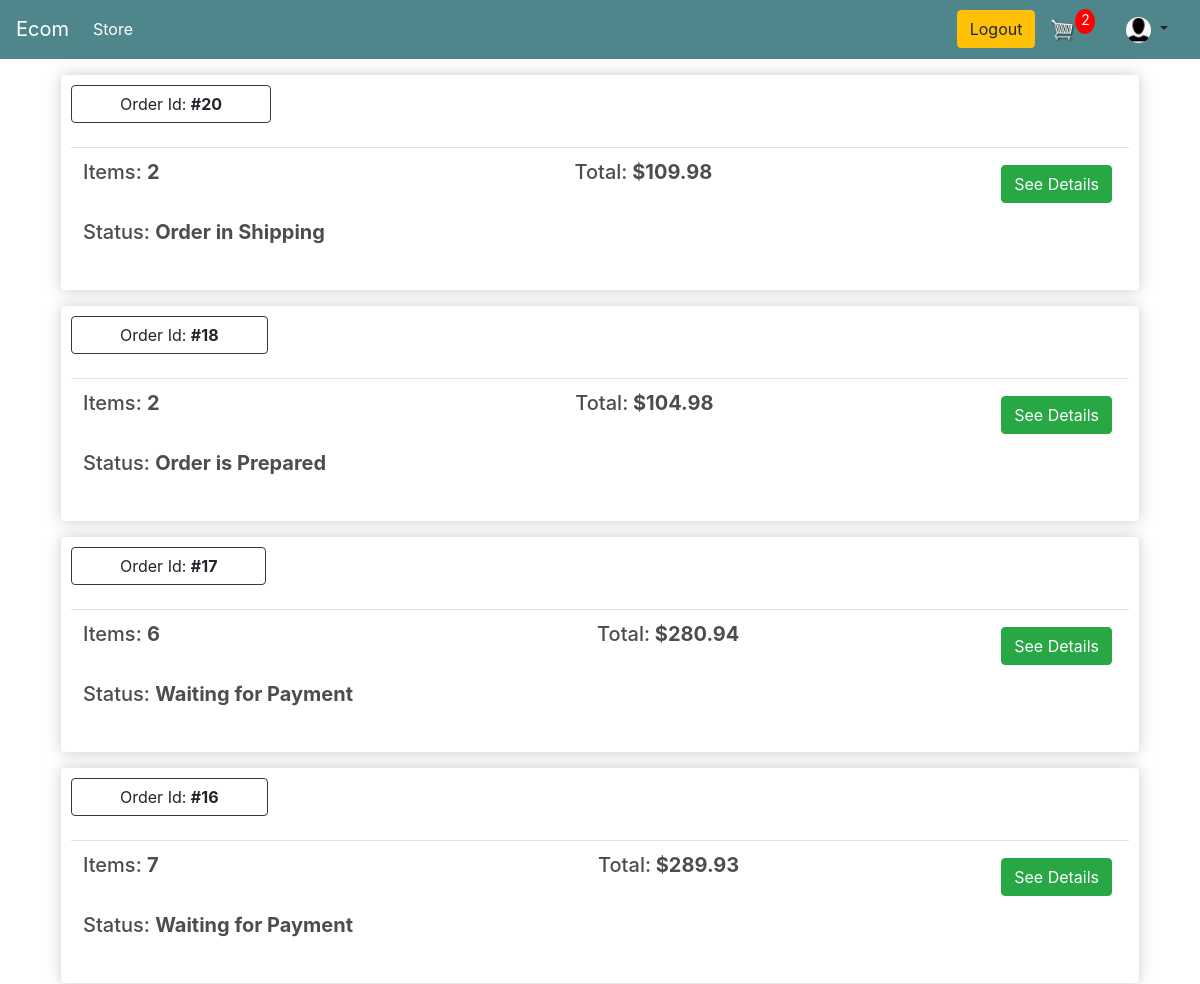
The app's page /order-list/ (signed in, upper part), older data.
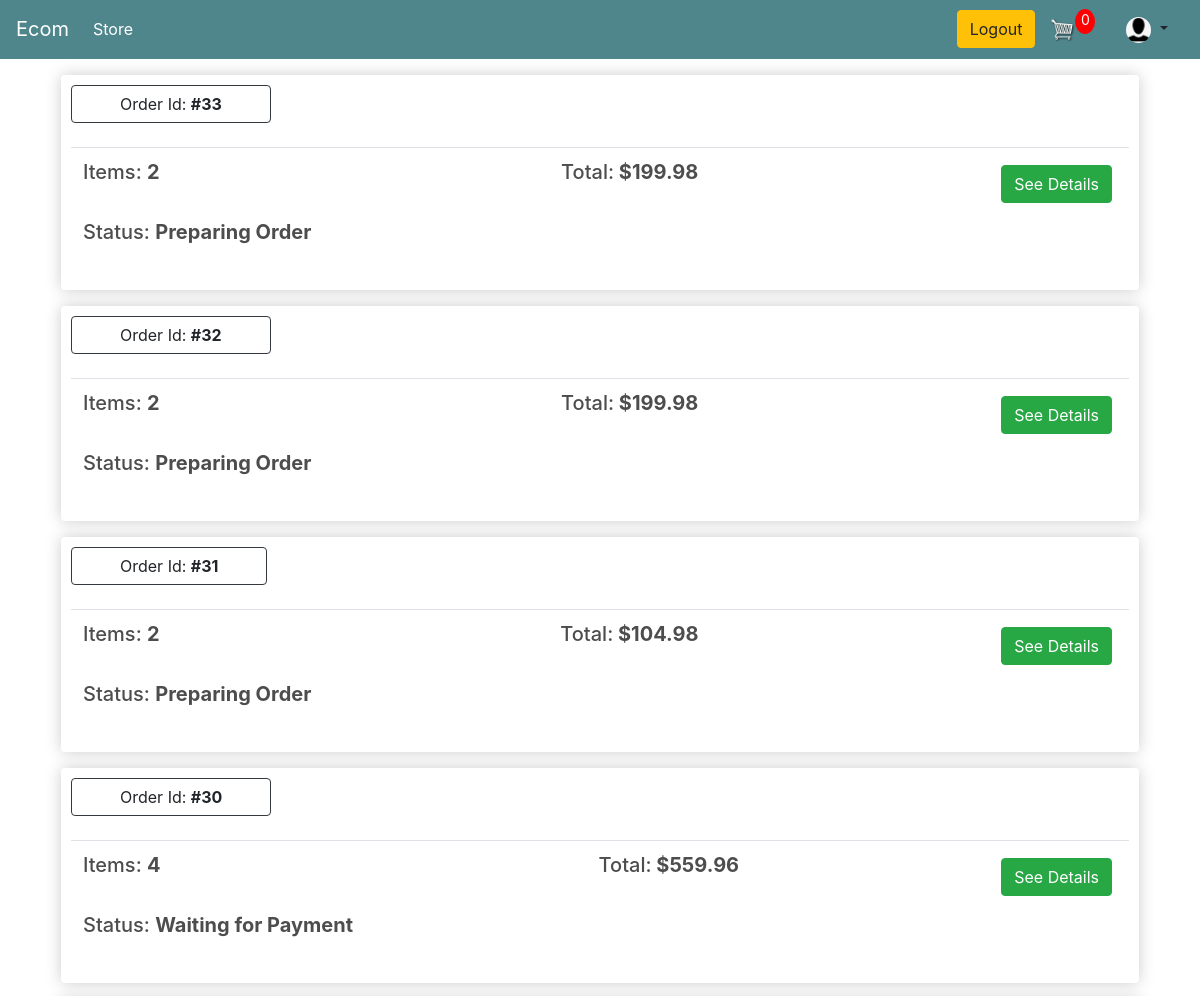
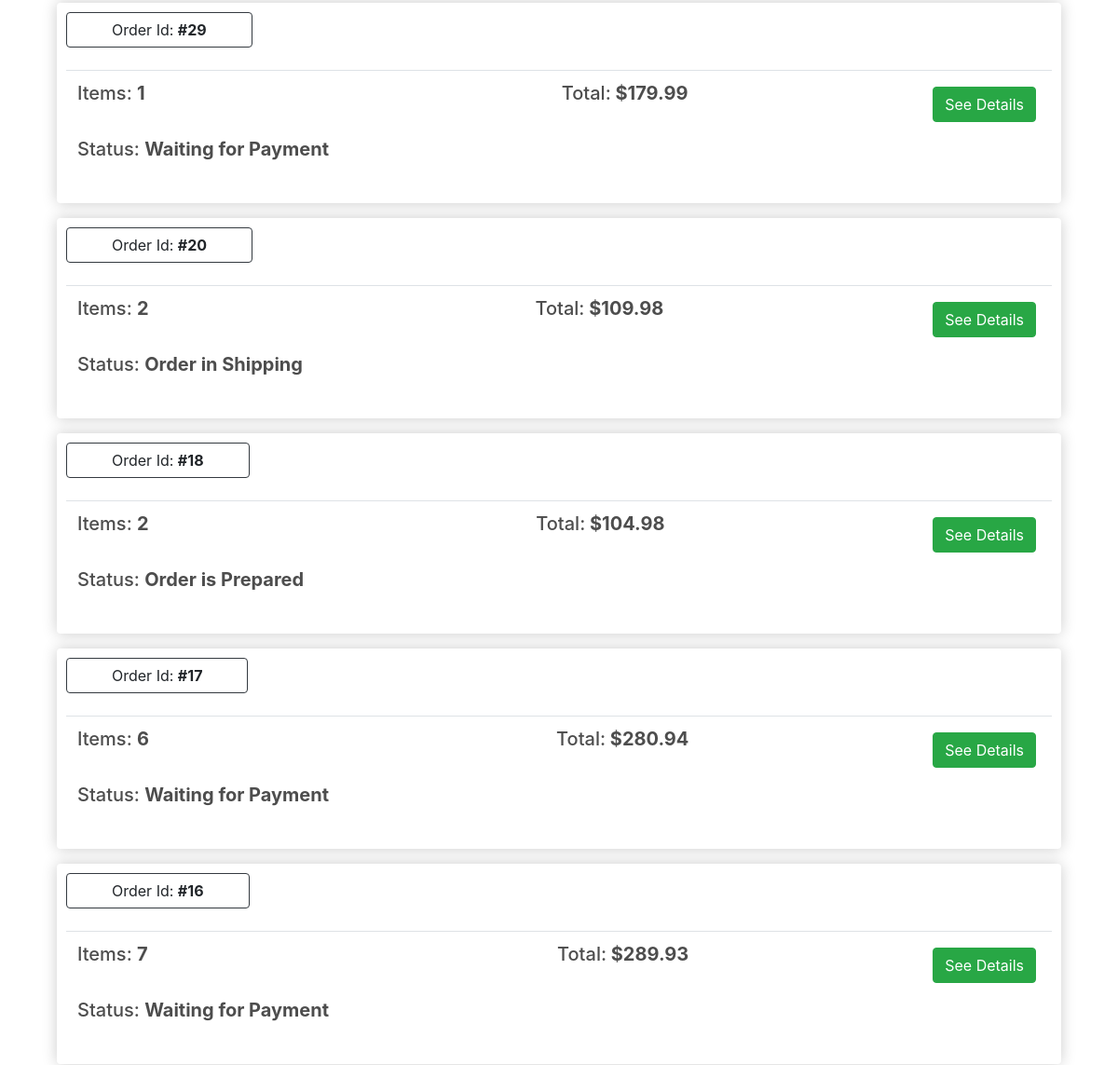
The same page, newer data (2 pictures, top to bottom).
### store/models.py (models this page shows, shortened)
class Order(models.Model):
    STATUS_CHOICES = (
        (0, 'Waiting for Payment'),
        (1, 'Preparing Order'),
        (2, 'Order is Prepared'),
        (3, 'Order in Shipping'),
        (4, 'Order is Delivered'),
        (5, 'Cancelled')
    )
    PAYMENT_OPTION_CHOICES = (
        ('Cash On Delivery', 'Cash On Delivery'),
        ('Bkash', 'Bkash'),
    )
    customer = models.ForeignKey(Customer, on_delete=models.SET_NULL, null=True, blank=True)
    order_status = models.IntegerField('Order Status', choices=STATUS_CHOICES, default=0)
    payment_option = models.CharField('Payment Options', choices=PAYMENT_OPTION_CHOICES, max_length=20, default='Cash On Delivery')
    created = models.DateTimeField('Created in', auto_now_add=True)
    modified = models.DateTimeField('Modified in', auto_now=True)
    transaction_id = models.CharField(max_length=100, null=True)
    class Meta:
        verbose_name = 'Order'
        ordering = ('-created',)
    def __str__(self) -> str:
        return f'Order #{self.pk}'
    @property
    def get_order_total(self):
        order_items = self.orderitem_set.all()
        total = sum([item.get_total for item in order_items])
        return total
    @property
    def get_number_of_items(self):
        order_items = self.orderitem_set.all()
        total = sum([item.quantity for item in order_items])
        return total

class OrderItem(models.Model):
    product = models.ForeignKey(Product, on_delete=models.SET_NULL, null=True, blank=True)
    order = models.ForeignKey(Order, on_delete=models.SET_NULL, null=True, blank=True)
    quantity = models.IntegerField(default=0, null=True, blank=True)
    date_added = models.DateTimeField(auto_now_add=True)
    @property
    def get_total(self):
        return self.quantity * self.product.price

class Product(models.Model):
    name = models.CharField(max_length=200, null=True)
    price = models.FloatField()
    discount_price = models.FloatField(default=0.0)
    digital = models.BooleanField(default=False, null=True, blank=True)
    image = models.ImageField(null=True, blank=True)
    order_limit = models.IntegerField(default=50)

### customers/views.py (the view)
# urls.py: path('order-list/', customer_views.orderList, name = 'order-list'),
@login_required
def orderList(request):
    cookieData = cartData(request = request)
    noOfCartItems = cookieData['noOfCartItems']
    orders = Order.objects.order_by('-id').filter(customer = request.user.customer)
    print('ORDERS: ', orders)
    context={ 'orders' : orders, 'noOfCartItems':  noOfCartItems}
    return render(request, 'customers/order-list.html', context)

### store/models.py (called while the page is built)
    @property
    def get_number_of_items(self):
        cart_items = self.cartitem_set.all()
        total = sum([item.quantity for item in cart_items])
        return total

### store/utils.py (called while the page is built)
def cartData(request):
    if request.user.is_authenticated:
        customer = request.user.customer
        cart, created = Cart.objects.get_or_create(customer = customer)
        items = cart.cartitem_set.all()
        noOfCartItems = cart.get_number_of_items
    else:
        cookieData = cookieCart(request = request)
        noOfCartItems = cookieData['noOfCartItems']
        cart = cookieData['cart']
        items = cookieData['items']
    return {
        'noOfCartItems': noOfCartItems,
        'cart': cart,
        'items': items
    }

### templates/customers/order-list.html (shortened to what this page needs)
{% extends 'store/main.html' %}
{% load static %}
{% block content %}
    {% if orders|length == 0 %}
        <h1 style="float:center;">No order history found!</h1>
    {% else %}
        {% for order in orders %}
            {% if order.get_number_of_items > 0 %}
                <div class="box-element m-3">
                    <a  class="btn btn-outline-dark pl-5 pr-5">Order Id: <strong>#{{order.id}}</strong></a>
                    <br>
                    <br>
                    <table class="table">
                        <tr>
                            <th><h5>Items: <strong>{{ order.get_number_of_items }} </strong></h5></th>
                            <th><h5>Total:<strong> ${{order.get_order_total|floatformat:2}} </strong></h5></th>
                            <th>
                                <a  style="float:right; margin:5px;" class="btn btn-success" href="{% url 'order-details' order.id %}">See Details</a>
                            </th>
                        </tr>
                        <td style="border:0; padding-top:0;">
                            <h5>Status: <strong> {{ order.get_order_status_display }} </strong></h5>
                        </td>
                    </table>
                </div>
            {% endif %}
        {% endfor %}
    {% endif %}
    <link rel="stylesheet" href="https://cdn.jsdelivr.net/npm/pixeden-stroke-7-icon@1.2.3/pe-icon-7-stroke/dist/pe-icon-7-stroke.min.css">
    <link href="https://cdn.jsdelivr.net/npm/bootstrap@4.4.1/dist/css/bootstrap.min.css" rel="stylesheet">
{% endblock content %}

### templates/store/main.html (shortened to what this page needs)
<!DOCTYPE html>
{% load static %}
<html>
    <head>
           <link rel="stylesheet" href="https://stackpath.bootstrapcdn.com/bootstrap/4.4.1/css/bootstrap.min.css">
           <link rel="stylesheet" type="text/css" href="{% static 'css/main.css' %}">
            <link href="https://cdn.jsdelivr.net/npm/bootstrap@4.4.1/dist/css/bootstrap.min.css" rel="stylesheet">
            <link rel="stylesheet" href="https://cdn.jsdelivr.net/npm/pixeden-stroke-7-icon@1.2.3/pe-icon-7-stroke/dist/pe-icon-7-stroke.min.css">
    </head>
    <body>
        <nav class="navbar navbar-expand-lg navbar-dark bg-dark" style="background-color:#4f868c !important">
            <a class="navbar-brand" href="{% url 'store' %}">Ecom</a>
            <div class="collapse navbar-collapse" id="navbarSupportedContent">
                <ul class="navbar-nav mr-auto">
                    <li class="nav-item active">
                        <a class="nav-link" href="{% url 'store' %}">Store <span class="sr-only">(current)</span></a>
                    </li>
                </ul>
                <div class="form-inline my-2 my-lg-0">
                    {% if user.is_authenticated %}
                        <a href={%url 'logout'%} class="btn btn-warning">Logout</a>
                    {% else %}
                        <a href={%url 'login'%} class="btn btn-warning mr-3">Login</a>
                        {% comment %} <a class="nav-item nav-link" href={%url 'login'%}>Login</a> {% endcomment %}
                        <a href={%url 'register'%} class="btn btn-success">Register</a>
                    {% endif %}
                    <a href="{% url 'cart' %}">
                        <img  id="cart-icon" src="{% static 'images/cart.png' %}">
                    </a>
                    <p id="cart-total">{{ noOfCartItems }}</p>
                </div>
                <div class="nav-item dropdown p-0 m-0">
                    <a class="nav-link dropdown-toggle" role="button" data-toggle="dropdown" aria-haspopup="true" aria-expanded="false">
                        <img id="profile-icon" class="rounded-circle article-img" src="{{ request.user.customer.image.url }}">
                    </a>
                </div>
            </div>
        </nav>
         <div class="container">
            {% block content %}
            {% endblock content %}
         </div>
    </body>
</html>

Row changes from the older to the newer data that the page shows:
added Order: id "33", get_number_of_items "2", get_order_total "199.98", order_status "Preparing Order"
added Order: id "32", get_number_of_items "2", get_order_total "199.98", order_status "Preparing Order"
added Order: id "31", get_number_of_items "2", get_order_total "104.98", order_status "Preparing Order"
added Order: id "30", get_number_of_items "4", get_order_total "559.96", order_status "Waiting for Payment"
added Order: id "29", get_number_of_items "1", get_order_total "179.99", order_status "Waiting for Payment"
Text that changed along with them:
{{ noOfCartItems }}: "2" → "0"
